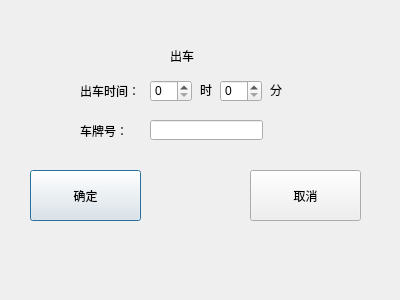
<?xml version="1.0" encoding="UTF-8"?>
<ui version="4.0">
 <class>OutPosi</class>
 <widget class="QDialog" name="OutPosi">
  <property name="geometry">
   <rect>
    <x>0</x>
    <y>0</y>
    <width>400</width>
    <height>300</height>
   </rect>
  </property>
  <property name="windowTitle">
   <string>Dialog</string>
  </property>
  <widget class="QLabel" name="label_8">
   <property name="geometry">
    <rect>
     <x>80</x>
     <y>80</y>
     <width>61</width>
     <height>21</height>
    </rect>
   </property>
   <property name="text">
    <string>出车时间：</string>
   </property>
  </widget>
  <widget class="QLabel" name="label_7">
   <property name="geometry">
    <rect>
     <x>270</x>
     <y>80</y>
     <width>61</width>
     <height>20</height>
    </rect>
   </property>
   <property name="text">
    <string>分</string>
   </property>
  </widget>
  <widget class="QLabel" name="label_6">
   <property name="geometry">
    <rect>
     <x>200</x>
     <y>80</y>
     <width>31</width>
     <height>20</height>
    </rect>
   </property>
   <property name="text">
    <string>时</string>
   </property>
  </widget>
  <widget class="QSpinBox" name="spinBox_4">
   <property name="geometry">
    <rect>
     <x>150</x>
     <y>80</y>
     <width>42</width>
     <height>22</height>
    </rect>
   </property>
  </widget>
  <widget class="QSpinBox" name="spinBox_3">
   <property name="geometry">
    <rect>
     <x>220</x>
     <y>80</y>
     <width>42</width>
     <height>22</height>
    </rect>
   </property>
  </widget>
  <widget class="QLabel" name="label">
   <property name="geometry">
    <rect>
     <x>170</x>
     <y>30</y>
     <width>111</width>
     <height>51</height>
    </rect>
   </property>
   <property name="styleSheet">
    <string notr="true">font: 14pt &quot;宋体&quot;;</string>
   </property>
   <property name="text">
    <string>出车</string>
   </property>
  </widget>
  <widget class="QPushButton" name="pushButton">
   <property name="geometry">
    <rect>
     <x>30</x>
     <y>170</y>
     <width>111</width>
     <height>51</height>
    </rect>
   </property>
   <property name="text">
    <string>确定</string>
   </property>
  </widget>
  <widget class="QPushButton" name="pushButton_2">
   <property name="geometry">
    <rect>
     <x>250</x>
     <y>170</y>
     <width>111</width>
     <height>51</height>
    </rect>
   </property>
   <property name="text">
    <string>取消</string>
   </property>
  </widget>
  <widget class="QLineEdit" name="lineEdit">
   <property name="geometry">
    <rect>
     <x>150</x>
     <y>120</y>
     <width>113</width>
     <height>20</height>
    </rect>
   </property>
  </widget>
  <widget class="QLabel" name="label_2">
   <property name="geometry">
    <rect>
     <x>80</x>
     <y>120</y>
     <width>61</width>
     <height>21</height>
    </rect>
   </property>
   <property name="text">
    <string>车牌号：</string>
   </property>
  </widget>
  <widget class="QLabel" name="label_3">
   <property name="geometry">
    <rect>
     <x>160</x>
     <y>150</y>
     <width>191</width>
     <height>20</height>
    </rect>
   </property>
   <property name="text">
    <string/>
   </property>
  </widget>
 </widget>
 <resources/>
 <connections>
  <connection>
   <sender>pushButton_2</sender>
   <signal>clicked()</signal>
   <receiver>OutPosi</receiver>
   <slot>accept()</slot>
   <hints>
    <hint type="sourcelabel">
     <x>279</x>
     <y>190</y>
    </hint>
    <hint type="destinationlabel">
     <x>320</x>
     <y>123</y>
    </hint>
   </hints>
  </connection>
 </connections>
</ui>
